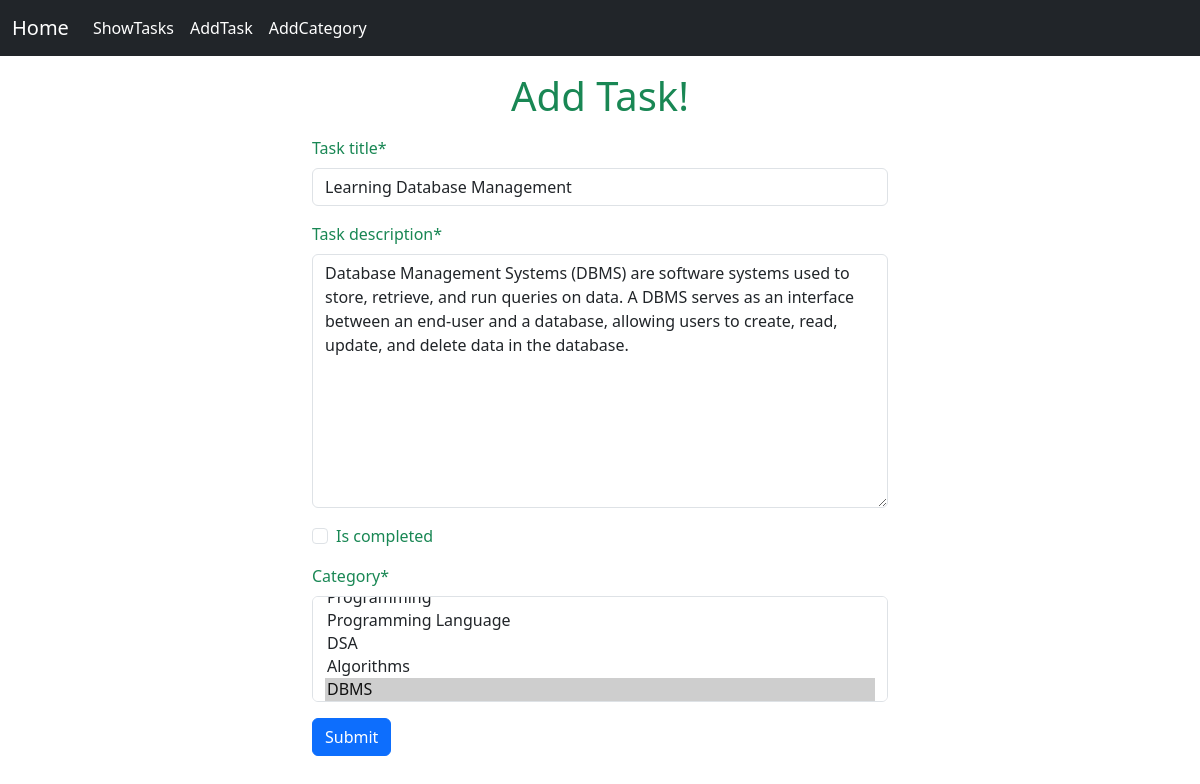
Page /task/edit/6 on the committed database.
### Task/models.py (models this page shows, shortened)
class TaskModel(models.Model):
    task_title=models.CharField(max_length=100)
    task_description=models.TextField()
    is_completed=models.BooleanField()
    assign_date=models.DateTimeField(auto_now_add=True)
    category=models.ManyToManyField(CategoryModel)

### Task/views.py (the view)
# urls.py: path('edit/<int:id>', views.edit_task, name='edit_task'),
def edit_task(request,id):
    task=models.TaskModel.objects.get(pk=id)
    task_form=forms.TaskForm(instance=task)
    if request.method=='POST':
        task_form=forms.TaskForm(request.POST, instance=task)
        if task_form.is_valid():
            task_form.save()
            return redirect('show_task')
    return render(request, 'add_tasks.html', {'form': task_form})

### Task/forms.py
class TaskForm(forms.ModelForm):
    class Meta:
        model=TaskModel
        fields='__all__'

### Category/models.py (called while the page is built)
    def __str__(self):
        return self.category_name

### Task/templates/add_tasks.html (shortened to what this page needs)
{% extends "base.html" %}
{% load crispy_forms_tags %}
{% block content %}
<div class="container text-success mt-3" style="width: 50%; margin: auto">
    <h1 class="text-center mb-3">Add Task!</h1>
    <form method="POST">
        {{form | crispy}}
        <button type="submit" class="btn btn-primary">Submit</button>
    </form>
</div>
{% endblock content %}

### rows in the picture
TaskModel: task_title "Learning Database Management", task_description "Database Management Systems (DBMS) are software systems used to store, retrieve, and run queries on data. A DBMS serves as an interface between an end-user and a database, allowing users to create, read, update, and delete data in the database."
